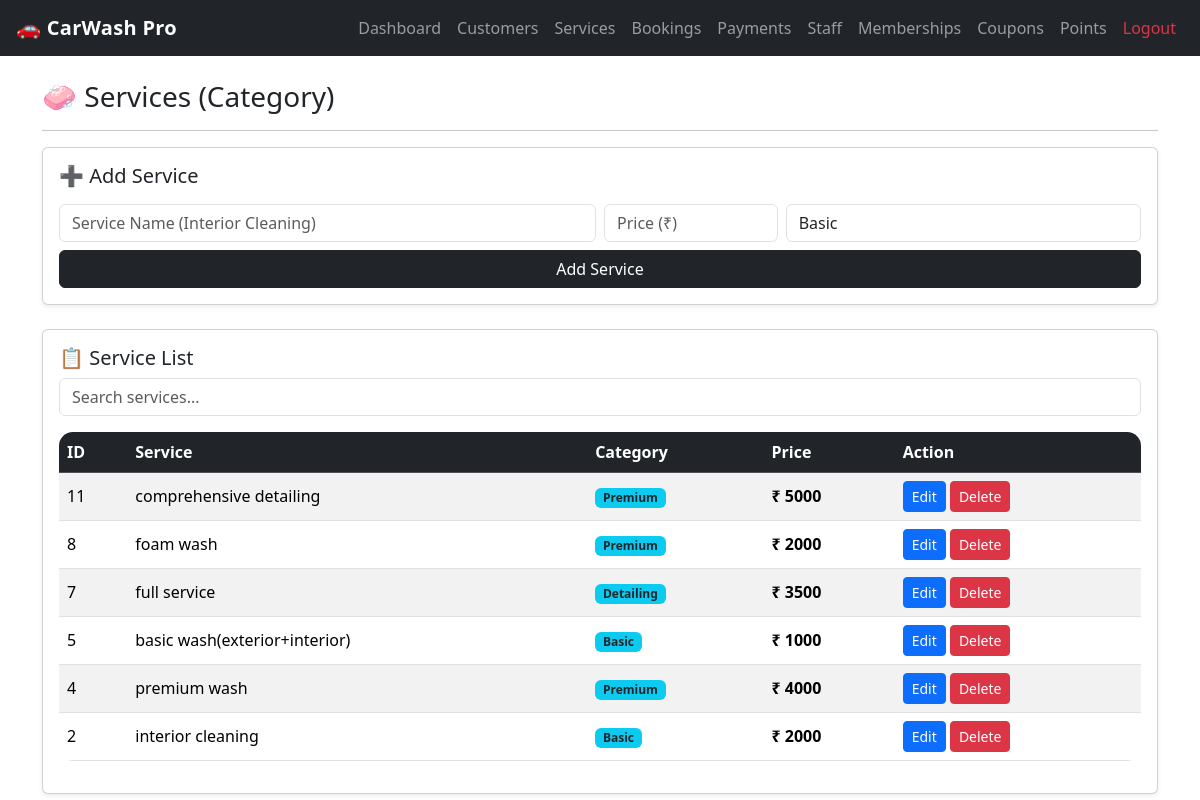
The page /services (signed in) on the database its author committed.
### tables this page shows
CREATE TABLE services(
            id INTEGER PRIMARY KEY AUTOINCREMENT,
            service_name TEXT,
            price INTEGER
        , category TEXT DEFAULT 'Basic');

### app.py (the view, shortened to what this page needs)
@app.route("/services", methods=["GET", "POST"])
def services():
    if not require_login():
        return redirect(url_for("login"))
    conn = db_conn()
    cur = conn.cursor()
    cur.execute("SELECT * FROM services ORDER BY id DESC")
    all_services = cur.fetchall()
    conn.close()
    return render_template("services.html", services=all_services)

### app.py (called while the page is built)
def db_conn():
    conn = sqlite3.connect(DB)
    conn.row_factory = sqlite3.Row
    return conn

def require_login():
    return "admin" in session

### templates/services.html (shortened to what this page needs)
{% extends 'base.html' %}
{% block content %}
<h3>🧼 Services (Category)</h3>
<hr>
<div class="card p-3 shadow-sm mb-4">
  <h5 class="mb-3">➕ Add Service</h5>
  <form method="POST" class="row g-2">
    <div class="col-md-6">
      <input class="form-control" name="service_name" placeholder="Service Name (Interior Cleaning)" required>
    </div>
    <div class="col-md-2">
      <input class="form-control" name="price" type="number" placeholder="Price (₹)" required>
    </div>
    <div class="col-md-4">
      <select class="form-control" name="category" required>
        <option value="Basic">Basic</option>
      </select>
    </div>
    <div class="col-12">
      <button class="btn btn-dark w-100">Add Service</button>
    </div>
  </form>
</div>
<div class="card p-3 shadow-sm">
  <h5 class="mb-2">📋 Service List</h5>
  <input id="searchInput" class="form-control mb-3" placeholder="Search services...">
  <div class="table-responsive">
    <table class="table table-striped align-middle">
      <thead class="table-dark">
        <tr>
          <th>ID</th><th>Service</th><th>Category</th><th>Price</th><th>Action</th>
        </tr>
      </thead>
      <tbody>
        {% for s in services %}
        <tr>
          <td>{{ s.id }}</td>
          <td>{{ s.service_name }}</td>
          <td><span class="badge bg-info text-dark">{{ s.category }}</span></td>
          <td><b>₹ {{ s.price }}</b></td>
          <td>
            <a class="btn btn-sm btn-primary" href="/services/edit/{{s.id}}">Edit</a>
            <a class="btn btn-sm btn-danger" href="/services/delete/{{s.id}}" onclick="return confirm('Delete this service?')">Delete</a>
          </td>
        </tr>
        {% endfor %}
      </tbody>
    </table>
  </div>
</div>
{% endblock %}

### static/style.css (style rules this page uses)
body { background:#f6f7fb; font-family: "Segoe UI", sans-serif; }
.card { border-radius: 14px; }
table { border-radius: 14px; overflow:hidden; }
.btn { border-radius: 10px; }

### rows shown on the page
services: id "11", service_name "comprehensive detailing", category "Premium", price "5000"
services: id "8", service_name "foam wash", category "Premium", price "2000"
services: id "7", service_name "full service", category "Detailing", price "3500"
services: id "5", service_name "basic wash(exterior+interior)", category "Basic", price "1000"
services: id "4", service_name "premium wash", category "Premium", price "4000"
services: id "2", service_name "interior cleaning", category "Basic", price "2000"
